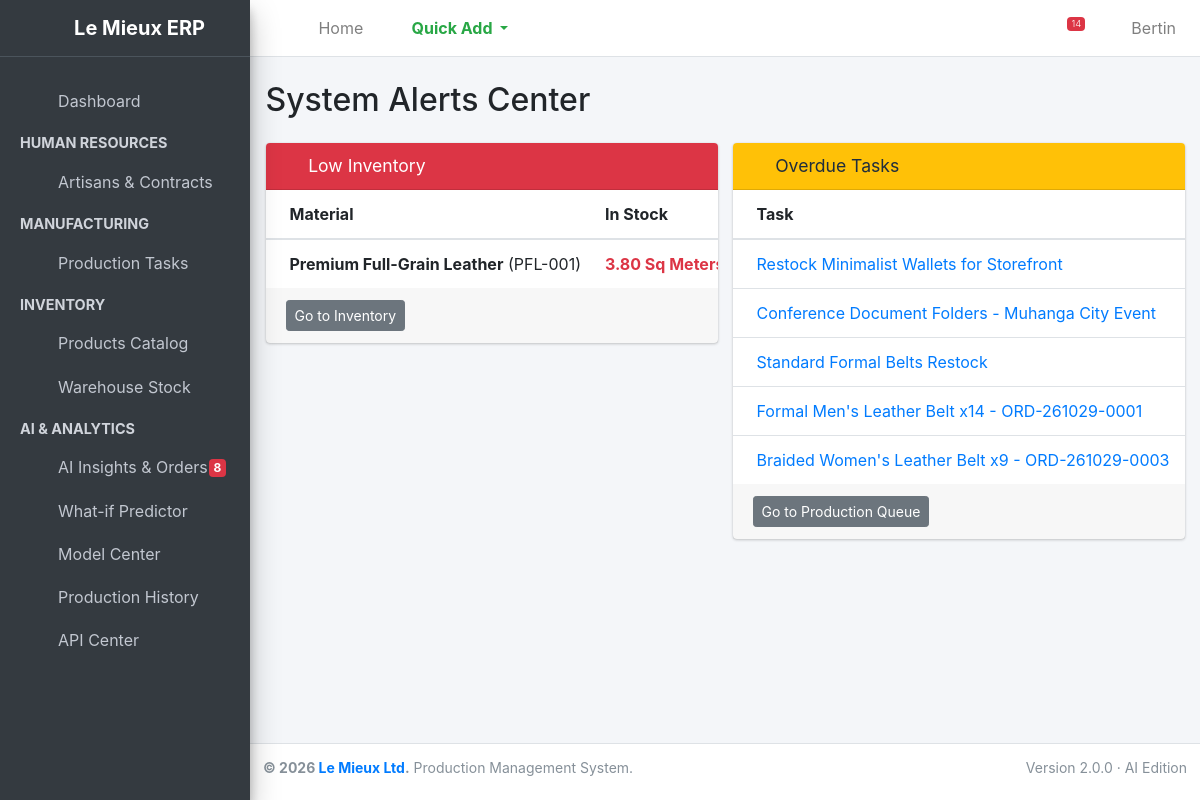
Screenshot of /production/alerts/ (signed in) with the database file from the repository.
### inventory/models.py (models this page shows, shortened)
class RawMaterial(models.Model):
    code = models.CharField(max_length=20, unique=True, help_text="e.g., RM-001")
    name = models.CharField(max_length=100, help_text="e.g., Full Grain Leather")
    unit = models.CharField(max_length=20, help_text="e.g., Sq Meters, Pieces, Spools")
    quantity_in_stock = models.DecimalField(max_digits=10, decimal_places=2, default=0,
                                            validators=[MinValueValidator(0)])
    reorder_level = models.DecimalField(max_digits=10, decimal_places=2, default=0)
    unit_cost = models.DecimalField(max_digits=10, decimal_places=0, help_text="Cost in RWF")

### production/models.py (models this page shows, shortened)
class ProductionTask(models.Model):
    STATUS_CHOICES = [
        ('Pending', 'Pending'),
        ('In Progress', 'In Progress'),
        ('Completed', 'Completed'),
    ]
    title = models.CharField(max_length=200, help_text="e.g. Batch 1: Classic Belts")
    product = models.ForeignKey(Product, on_delete=models.PROTECT, related_name='tasks', null=True)
    target_quantity = models.PositiveIntegerField(default=1)
    produced_quantity = models.PositiveIntegerField(default=0)
    description = models.TextField(blank=True, null=True)
    assigned_to = models.ForeignKey(Employee, on_delete=models.SET_NULL, null=True, related_name='tasks')
    status = models.CharField(max_length=20, choices=STATUS_CHOICES, default='Pending')
    due_date = models.DateField()
    created_at = models.DateTimeField(auto_now_add=True)
    @property
    def is_overdue(self):
        if self.due_date and self.status != 'Completed':
            return self.due_date < datetime.date.today()
        return False
    def __init__(self, *args, **kwargs):
        super().__init__(*args, **kwargs)
        self._original_target = self.target_quantity if self.pk else 0
        self._original_due = self.due_date if self.pk else None

### production/views.py (the view)
# urls.py: path('alerts/', views.system_alerts, name='system_alerts'),
@login_required
def system_alerts(request):
    from inventory.models import RawMaterial
    from django.db.models import F
    low_stock_materials = RawMaterial.objects.filter(quantity_in_stock__lte=F('reorder_level'))
    open_tasks = ProductionTask.objects.exclude(status='Completed')
    overdue_tasks = [task for task in open_tasks if task.is_overdue]
    return render(request, 'production/alerts.html', {
        'low_stock_materials': low_stock_materials,
        'overdue_tasks': overdue_tasks,
    })

### employees/models.py (called while the page is built)
    def __str__(self):
        return f"{self.first_name} {self.last_name}"

### production/templates/production/alerts.html (shortened to what this page needs)
{% extends 'base.html' %}
{% block content %}
<h2 class="mb-4">System Alerts Center</h2>
<div class="row">
    <div class="col-md-6">
        <div class="card card-danger">
            <div class="card-header">
                <h3 class="card-title"><i class="fas fa-ban mr-1"></i> Low Inventory</h3>
            </div>
            <div class="card-body table-responsive p-0">
                <table class="table table-hover text-nowrap">
                    <thead>
                        <tr>
                            <th>Material</th>
                            <th>In Stock</th>
                        </tr>
                    </thead>
                    <tbody>
                        {% for item in low_stock_materials %}
                        <tr>
                            <td><strong>{{ item.name }}</strong> ({{ item.code }})</td>
                            <td class="text-danger font-weight-bold">{{ item.quantity_in_stock }} {{ item.unit }}</td>
                        </tr>
                        {% empty %}
                        <tr>
                            <td colspan="3" class="text-center text-success">Inventory levels are healthy.</td>
                        </tr>
                        {% endfor %}
                    </tbody>
                </table>
            </div>
            <div class="card-footer">
                <a href="{% url 'inventory:material_list' %}" class="btn btn-sm btn-secondary">Go to Inventory</a>
            </div>
        </div>
    </div>
    <div class="col-md-6">
        <div class="card card-warning">
            <div class="card-header">
                <h3 class="card-title"><i class="fas fa-exclamation-triangle mr-1"></i> Overdue Tasks</h3>
            </div>
            <div class="card-body table-responsive p-0">
                <table class="table table-hover text-nowrap">
                    <thead>
                        <tr>
                            <th>Task</th>
                            <th>Due Date</th>
                        </tr>
                    </thead>
                    <tbody>
                        {% for task in overdue_tasks %}
                        <tr>
                            <td><a href="{% url 'production:task_detail' task.pk %}">{{ task.title }}</a></td>
                            <td class="text-danger font-weight-bold">{{ task.due_date }}</td>
                        </tr>
                        {% empty %}
                        <tr>
                            <td colspan="3" class="text-center text-success">No overdue tasks.</td>
                        </tr>
                        {% endfor %}
                    </tbody>
                </table>
            </div>
            <div class="card-footer">
                <a href="{% url 'production:task_list' %}" class="btn btn-sm btn-secondary">Go to Production Queue</a>
            </div>
        </div>
    </div>
</div>
{% endblock %}

### templates/base.html (shortened to what this page needs)
{% load static %}
<!DOCTYPE html>
<html lang="en">
<head>
    <link rel="stylesheet" href="{% static 'plugins/fontawesome-free/css/all.min.css' %}">
    <link rel="stylesheet" href="{% static 'dist/css/adminlte.min.css' %}">
    <link rel="stylesheet" href="{% static 'analytics/analytics.css' %}">
</head>
<body class="hold-transition sidebar-mini layout-fixed">
<div class="wrapper">
    <nav class="main-header navbar navbar-expand navbar-white navbar-light">
        <ul class="navbar-nav">
            <li class="nav-item">
                <a class="nav-link" data-widget="pushmenu" href="#" role="button"><i class="fas fa-bars"></i></a>
            </li>
            <li class="nav-item d-none d-sm-inline-block">
                <a href="/" class="nav-link">Home</a>
            </li>
            {% if request.user.is_staff %}
            <li class="nav-item dropdown">
                <a id="dropdownSubMenu1" href="#" data-toggle="dropdown" aria-haspopup="true" aria-expanded="false" class="nav-link dropdown-toggle text-success font-weight-bold">
                    <i class="fas fa-plus-circle"></i> Quick Add
                </a>
            </li>
            {% endif %}
        </ul>
        <ul class="navbar-nav ml-auto">
            <li class="nav-item">
                <a class="nav-link" id="darkModeToggle" href="#" role="button" title="Toggle Dark Mode">
                    <i class="fas fa-moon"></i>
                </a>
            </li>
            <li class="nav-item">
                <a class="nav-link" data-widget="fullscreen" href="#" role="button" title="Fullscreen">
                    <i class="fas fa-expand-arrows-alt"></i>
                </a>
            </li>
            <li class="nav-item dropdown">
                <a class="nav-link" data-toggle="dropdown" href="#" title="System Alerts">
                    {% if nav_alerts.total %}<span class="badge badge-danger navbar-badge">{{ nav_alerts.total }}</span>{% endif %}
                </a>
            </li>
            <li class="nav-item dropdown user-menu">
                <a href="#" class="nav-link dropdown-toggle" data-toggle="dropdown">
                    <i class="fas fa-user-circle fa-lg text-secondary"></i>
                    <span class="d-none d-md-inline ml-1">{{ request.user.username|title }}</span>
                </a>
            </li>
        </ul>
    </nav>
    <aside class="main-sidebar sidebar-dark-primary elevation-4">
        <a href="/" class="brand-link text-center">
            <i class="fas fa-industry text-success mr-2"></i>
            <span class="brand-text font-weight-bold">Le Mieux ERP</span>
        </a>
        <div class="sidebar">
            <nav class="mt-4">
                <ul class="nav nav-pills nav-sidebar flex-column" data-widget="treeview" role="menu" data-accordion="false">
                    <li class="nav-item">
                        <a href="/" class="nav-link">
                            <i class="nav-icon fas fa-sliders-h"></i>
                            <p>Dashboard</p>
                        </a>
                    </li>
                    {% if request.user.is_staff %}
                        <li class="nav-header"><strong>HUMAN RESOURCES</strong></li>
                        <li class="nav-item">
                            <a href="{% url 'employees:employee_list' %}" class="nav-link">
                                <i class="nav-icon fas fa-user-friends"></i>
                                <p>Artisans & Contracts</p>
                            </a>
                        </li>
                    {% endif %}
                    <li class="nav-header"><strong>MANUFACTURING</strong></li>
                    <li class="nav-item">
                        <a href="{% url 'production:task_list' %}" class="nav-link">
                            <i class="nav-icon fas fa-clipboard-list"></i>
                            <p>Production Tasks</p>
                        </a>
                    </li>
                    <li class="nav-header"><strong>INVENTORY</strong></li>
                    <li class="nav-item">
                        <a href="{% url 'inventory:product_list' %}" class="nav-link">
                            <i class="nav-icon fas fa-boxes"></i>
                            <p>Products Catalog</p>
                        </a>
                    </li>
                    <li class="nav-item">
                        <a href="{% url 'inventory:material_list' %}" class="nav-link">
                            <i class="nav-icon fas fa-boxes"></i>
                            <p>Warehouse Stock</p>
                        </a>
                    </li>
                    <li class="nav-header"><strong>AI &amp; ANALYTICS</strong></li>
                    <li class="nav-item">
                        <a href="{% url 'analytics:insights' %}" class="nav-link">
                            <i class="nav-icon fas fa-cubes"></i>
                            <p> AI Insights &amp; Orders
                                {% if nav_alerts.high_risk_orders %}<span class="badge badge-danger right">{{ nav_alerts.high_risk_orders }}</span>{% endif %}
                            </p>
                        </a>
                    </li>
                    <li class="nav-item">
                        <a href="{% url 'analytics:predictor' %}" class="nav-link">
                            <i class="nav-icon fas fa-cubes"></i>
                            <p>What-if Predictor</p>
                        </a>
                    </li>
                    <li class="nav-item">
                        <a href="{% url 'analytics:model_center' %}" class="nav-link">
                            <i class="nav-icon fas fa-cubes"></i>
                            <p>Model Center</p>
                        </a>
                    </li>
                    <li class="nav-item">
                        <a href="{% url 'analytics:history' %}" class="nav-link">
                            <i class="nav-icon fas fa-cubes"></i>
                            <p>Production History</p>
                        </a>
                    </li>
                    <li class="nav-item">
                        <a href="{% url 'analytics:api_center' %}" class="nav-link">
                            <i class="nav-icon fas fa-cubes"></i>
                            <p>API Center</p>
                        </a>
                    </li>
                </ul>
            </nav>
        </div>
    </aside>
    <div class="content-wrapper">
        <section class="content pt-4">
            <div class="container-fluid">
                {% block content %}
                {% endblock %}
            </div>
        </section>
    </div>
    <footer class="main-footer text-sm">
        <div class="float-right d-none d-sm-inline">
            Version 2.0.0 &middot; AI Edition
        </div>
        <strong>&copy; 2026 <a href="#">Le Mieux Ltd</a>.</strong> Production Management System.
    </footer>
</div>
</body>
</html>

### analytics/static/analytics/analytics.css (style rules this page uses)
.layout-fixed .main-sidebar .sidebar { overflow-y: auto; }

### rows the page displays
RawMaterial: name "Premium Full-Grain Leather", code "PFL-001", quantity_in_stock "3.80", unit "Sq…"
ProductionTask: title "Restock Minimalist Wallets for Storefront"
ProductionTask: title "Conference Document Folders - Muhanga City Event"
ProductionTask: title "Standard Formal Belts Restock"
ProductionTask: title "Formal Men's Leather Belt x14 - ORD-261029-0001"
ProductionTask: title "Braided Women's Leather Belt x9 - ORD-261029-0003"

### other values shown
{{ nav_alerts.total }} "14"
{{ request.user.username|title }} "Bertin"
{{ nav_alerts.high_risk_orders }} "8"
